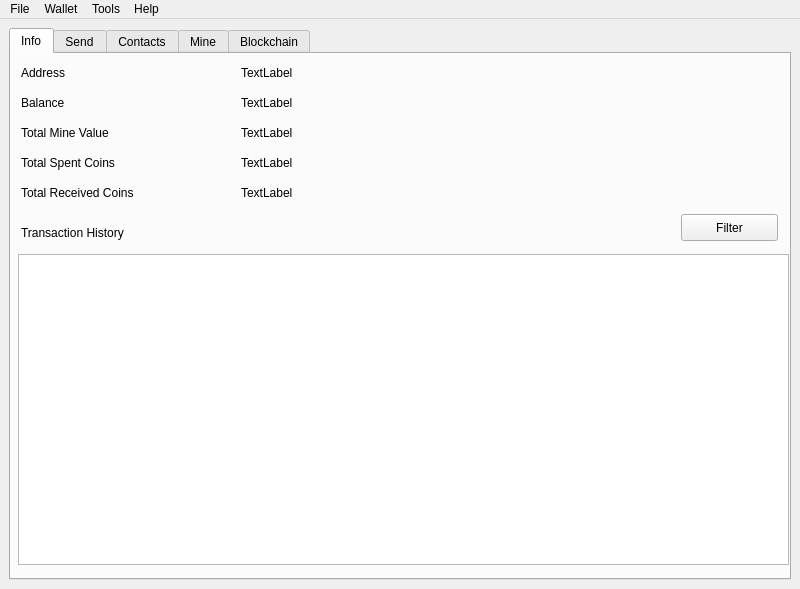
<?xml version="1.0" encoding="UTF-8"?>
<ui version="4.0">
 <class>MainWindow</class>
 <widget class="QMainWindow" name="MainWindow">
  <property name="geometry">
   <rect>
    <x>0</x>
    <y>0</y>
    <width>800</width>
    <height>589</height>
   </rect>
  </property>
  <property name="windowTitle">
   <string>MainWindow</string>
  </property>
  <property name="windowIcon">
   <iconset resource="icons/icons.qrc">
    <normaloff>:/windowIcon/coinami.png</normaloff>:/windowIcon/coinami.png</iconset>
  </property>
  <property name="styleSheet">
   <string notr="true"/>
  </property>
  <widget class="QWidget" name="centralwidget">
   <property name="styleSheet">
    <string notr="true"/>
   </property>
   <layout class="QVBoxLayout" name="verticalLayout">
    <item>
     <widget class="QTabWidget" name="tabWidget">
      <property name="styleSheet">
       <string notr="true"/>
      </property>
      <property name="currentIndex">
       <number>0</number>
      </property>
      <widget class="QWidget" name="infoTab">
       <attribute name="title">
        <string>Info</string>
       </attribute>
       <widget class="QLabel" name="label_5">
        <property name="geometry">
         <rect>
          <x>10</x>
          <y>10</y>
          <width>211</width>
          <height>18</height>
         </rect>
        </property>
        <property name="text">
         <string>Address</string>
        </property>
       </widget>
       <widget class="QLabel" name="infoAddressText">
        <property name="geometry">
         <rect>
          <x>230</x>
          <y>10</y>
          <width>541</width>
          <height>18</height>
         </rect>
        </property>
        <property name="text">
         <string>TextLabel</string>
        </property>
       </widget>
       <widget class="QLabel" name="label_7">
        <property name="geometry">
         <rect>
          <x>10</x>
          <y>40</y>
          <width>211</width>
          <height>18</height>
         </rect>
        </property>
        <property name="text">
         <string>Balance</string>
        </property>
       </widget>
       <widget class="QLabel" name="infoBalanceText">
        <property name="geometry">
         <rect>
          <x>230</x>
          <y>40</y>
          <width>541</width>
          <height>18</height>
         </rect>
        </property>
        <property name="text">
         <string>TextLabel</string>
        </property>
       </widget>
       <widget class="QLabel" name="label_9">
        <property name="geometry">
         <rect>
          <x>10</x>
          <y>70</y>
          <width>211</width>
          <height>18</height>
         </rect>
        </property>
        <property name="text">
         <string>Total Mine Value</string>
        </property>
       </widget>
       <widget class="QLabel" name="infoMineText">
        <property name="geometry">
         <rect>
          <x>230</x>
          <y>70</y>
          <width>541</width>
          <height>18</height>
         </rect>
        </property>
        <property name="text">
         <string>TextLabel</string>
        </property>
       </widget>
       <widget class="QLabel" name="label_11">
        <property name="geometry">
         <rect>
          <x>10</x>
          <y>100</y>
          <width>211</width>
          <height>18</height>
         </rect>
        </property>
        <property name="text">
         <string>Total Spent Coins</string>
        </property>
       </widget>
       <widget class="QLabel" name="infoSpendText">
        <property name="geometry">
         <rect>
          <x>230</x>
          <y>100</y>
          <width>541</width>
          <height>18</height>
         </rect>
        </property>
        <property name="text">
         <string>TextLabel</string>
        </property>
       </widget>
       <widget class="QLabel" name="infoReceivedText">
        <property name="geometry">
         <rect>
          <x>230</x>
          <y>130</y>
          <width>541</width>
          <height>18</height>
         </rect>
        </property>
        <property name="text">
         <string>TextLabel</string>
        </property>
       </widget>
       <widget class="QLabel" name="label_14">
        <property name="geometry">
         <rect>
          <x>10</x>
          <y>130</y>
          <width>211</width>
          <height>18</height>
         </rect>
        </property>
        <property name="text">
         <string>Total Received Coins</string>
        </property>
       </widget>
       <widget class="QLabel" name="label_15">
        <property name="geometry">
         <rect>
          <x>10</x>
          <y>170</y>
          <width>211</width>
          <height>18</height>
         </rect>
        </property>
        <property name="text">
         <string>Transaction History</string>
        </property>
       </widget>
       <widget class="QPushButton" name="infoFilterButton">
        <property name="geometry">
         <rect>
          <x>670</x>
          <y>160</y>
          <width>97</width>
          <height>27</height>
         </rect>
        </property>
        <property name="text">
         <string>Filter</string>
        </property>
       </widget>
       <widget class="QTableView" name="infoTxTable">
        <property name="geometry">
         <rect>
          <x>7</x>
          <y>200</y>
          <width>771</width>
          <height>311</height>
         </rect>
        </property>
       </widget>
      </widget>
      <widget class="QWidget" name="sendTab">
       <attribute name="title">
        <string>Send</string>
       </attribute>
       <widget class="QPushButton" name="sendButton">
        <property name="geometry">
         <rect>
          <x>270</x>
          <y>10</y>
          <width>101</width>
          <height>41</height>
         </rect>
        </property>
        <property name="font">
         <font>
          <family>Ubuntu</family>
          <pointsize>10</pointsize>
          <weight>50</weight>
          <italic>false</italic>
          <bold>false</bold>
         </font>
        </property>
        <property name="styleSheet">
         <string notr="true"/>
        </property>
        <property name="text">
         <string>Send</string>
        </property>
       </widget>
       <widget class="QLineEdit" name="sendAddressEdit">
        <property name="geometry">
         <rect>
          <x>20</x>
          <y>10</y>
          <width>231</width>
          <height>41</height>
         </rect>
        </property>
        <property name="font">
         <font>
          <family>Ubuntu</family>
          <pointsize>10</pointsize>
          <weight>50</weight>
          <italic>false</italic>
          <bold>false</bold>
         </font>
        </property>
        <property name="toolTip">
         <string>&lt;html&gt;&lt;head/&gt;&lt;body&gt;&lt;p&gt;Coins&lt;/p&gt;&lt;/body&gt;&lt;/html&gt;</string>
        </property>
        <property name="styleSheet">
         <string notr="true"/>
        </property>
        <property name="text">
         <string/>
        </property>
        <property name="placeholderText">
         <string>Address</string>
        </property>
       </widget>
       <widget class="QLineEdit" name="sendCoinsEdit">
        <property name="geometry">
         <rect>
          <x>20</x>
          <y>110</y>
          <width>91</width>
          <height>41</height>
         </rect>
        </property>
        <property name="font">
         <font>
          <family>Ubuntu</family>
          <pointsize>10</pointsize>
          <weight>50</weight>
          <italic>false</italic>
          <bold>false</bold>
         </font>
        </property>
        <property name="toolTip">
         <string>&lt;html&gt;&lt;head/&gt;&lt;body&gt;&lt;p&gt;Coins&lt;/p&gt;&lt;/body&gt;&lt;/html&gt;</string>
        </property>
        <property name="styleSheet">
         <string notr="true"/>
        </property>
        <property name="text">
         <string/>
        </property>
        <property name="placeholderText">
         <string>Coins</string>
        </property>
       </widget>
       <widget class="QLabel" name="sendBalanceLabel">
        <property name="geometry">
         <rect>
          <x>20</x>
          <y>160</y>
          <width>141</width>
          <height>18</height>
         </rect>
        </property>
        <property name="font">
         <font>
          <family>Ubuntu</family>
          <pointsize>10</pointsize>
          <weight>50</weight>
          <italic>false</italic>
          <bold>false</bold>
         </font>
        </property>
        <property name="styleSheet">
         <string notr="true"/>
        </property>
        <property name="text">
         <string>Your Balance: </string>
        </property>
       </widget>
       <widget class="QLabel" name="sendBalanceText">
        <property name="geometry">
         <rect>
          <x>180</x>
          <y>160</y>
          <width>581</width>
          <height>18</height>
         </rect>
        </property>
        <property name="font">
         <font>
          <family>Ubuntu</family>
          <pointsize>10</pointsize>
          <weight>50</weight>
          <italic>false</italic>
          <bold>false</bold>
         </font>
        </property>
        <property name="styleSheet">
         <string notr="true"/>
        </property>
        <property name="text">
         <string>Your Balance: </string>
        </property>
       </widget>
       <widget class="QTableView" name="waitingTxsTable">
        <property name="geometry">
         <rect>
          <x>7</x>
          <y>240</y>
          <width>771</width>
          <height>261</height>
         </rect>
        </property>
        <property name="styleSheet">
         <string notr="true"/>
        </property>
       </widget>
       <widget class="QLabel" name="sendBalanceText_2">
        <property name="geometry">
         <rect>
          <x>10</x>
          <y>210</y>
          <width>581</width>
          <height>18</height>
         </rect>
        </property>
        <property name="font">
         <font>
          <pointsize>10</pointsize>
         </font>
        </property>
        <property name="styleSheet">
         <string notr="true"/>
        </property>
        <property name="text">
         <string>Your waiting Transactions</string>
        </property>
       </widget>
       <widget class="QLineEdit" name="sendDescEdit">
        <property name="geometry">
         <rect>
          <x>20</x>
          <y>60</y>
          <width>231</width>
          <height>41</height>
         </rect>
        </property>
        <property name="font">
         <font>
          <family>Ubuntu</family>
          <pointsize>10</pointsize>
          <weight>50</weight>
          <italic>false</italic>
          <bold>false</bold>
         </font>
        </property>
        <property name="toolTip">
         <string>&lt;html&gt;&lt;head/&gt;&lt;body&gt;&lt;p&gt;Coins&lt;/p&gt;&lt;/body&gt;&lt;/html&gt;</string>
        </property>
        <property name="styleSheet">
         <string notr="true"/>
        </property>
        <property name="text">
         <string/>
        </property>
        <property name="placeholderText">
         <string>Description</string>
        </property>
       </widget>
      </widget>
      <widget class="QWidget" name="contactsTab">
       <attribute name="title">
        <string>Contacts</string>
       </attribute>
       <widget class="QTableView" name="contactsTableView">
        <property name="geometry">
         <rect>
          <x>7</x>
          <y>10</y>
          <width>601</width>
          <height>481</height>
         </rect>
        </property>
        <property name="styleSheet">
         <string notr="true"/>
        </property>
        <property name="editTriggers">
         <set>QAbstractItemView::AllEditTriggers</set>
        </property>
        <property name="alternatingRowColors">
         <bool>true</bool>
        </property>
        <property name="selectionMode">
         <enum>QAbstractItemView::SingleSelection</enum>
        </property>
        <property name="textElideMode">
         <enum>Qt::ElideRight</enum>
        </property>
        <attribute name="horizontalHeaderDefaultSectionSize">
         <number>100</number>
        </attribute>
        <attribute name="horizontalHeaderMinimumSectionSize">
         <number>100</number>
        </attribute>
       </widget>
       <widget class="QPushButton" name="addContactButton">
        <property name="geometry">
         <rect>
          <x>620</x>
          <y>20</y>
          <width>151</width>
          <height>41</height>
         </rect>
        </property>
        <property name="text">
         <string>Add</string>
        </property>
       </widget>
       <widget class="QPushButton" name="removeContactButton">
        <property name="geometry">
         <rect>
          <x>620</x>
          <y>70</y>
          <width>151</width>
          <height>41</height>
         </rect>
        </property>
        <property name="text">
         <string>Remove</string>
        </property>
       </widget>
       <widget class="QPushButton" name="editContactButton">
        <property name="geometry">
         <rect>
          <x>620</x>
          <y>120</y>
          <width>151</width>
          <height>41</height>
         </rect>
        </property>
        <property name="text">
         <string>Edit</string>
        </property>
       </widget>
      </widget>
      <widget class="QWidget" name="mineTab">
       <attribute name="title">
        <string>Mine</string>
       </attribute>
       <widget class="QPushButton" name="mineButton">
        <property name="geometry">
         <rect>
          <x>550</x>
          <y>430</y>
          <width>221</width>
          <height>81</height>
         </rect>
        </property>
        <property name="font">
         <font>
          <family>Ubuntu</family>
          <pointsize>14</pointsize>
          <weight>50</weight>
          <italic>false</italic>
          <bold>false</bold>
         </font>
        </property>
        <property name="styleSheet">
         <string notr="true"/>
        </property>
        <property name="text">
         <string>Start Mining</string>
        </property>
        <property name="icon">
         <iconset resource="icons/icons.qrc">
          <normaloff>:/mineron/miner-on.png</normaloff>:/mineron/miner-on.png</iconset>
        </property>
        <property name="iconSize">
         <size>
          <width>32</width>
          <height>32</height>
         </size>
        </property>
       </widget>
       <widget class="QLabel" name="mineStatusText_2">
        <property name="geometry">
         <rect>
          <x>10</x>
          <y>10</y>
          <width>211</width>
          <height>21</height>
         </rect>
        </property>
        <property name="font">
         <font>
          <family>Ubuntu</family>
          <pointsize>14</pointsize>
          <weight>3</weight>
          <italic>false</italic>
          <bold>false</bold>
         </font>
        </property>
        <property name="styleSheet">
         <string notr="true">font: 25 14pt &quot;Ubuntu&quot;;</string>
        </property>
        <property name="text">
         <string>Status:</string>
        </property>
       </widget>
       <widget class="QLabel" name="label">
        <property name="geometry">
         <rect>
          <x>10</x>
          <y>170</y>
          <width>301</width>
          <height>18</height>
         </rect>
        </property>
        <property name="styleSheet">
         <string notr="true"/>
        </property>
        <property name="text">
         <string>Blocks that are mined by you</string>
        </property>
       </widget>
       <widget class="QTreeWidget" name="mineTree">
        <property name="geometry">
         <rect>
          <x>7</x>
          <y>200</y>
          <width>771</width>
          <height>221</height>
         </rect>
        </property>
        <property name="styleSheet">
         <string notr="true"/>
        </property>
        <property name="animated">
         <bool>true</bool>
        </property>
        <property name="expandsOnDoubleClick">
         <bool>false</bool>
        </property>
        <attribute name="headerCascadingSectionResizes">
         <bool>false</bool>
        </attribute>
        <attribute name="headerDefaultSectionSize">
         <number>150</number>
        </attribute>
        <attribute name="headerHighlightSections">
         <bool>false</bool>
        </attribute>
        <attribute name="headerMinimumSectionSize">
         <number>100</number>
        </attribute>
        <attribute name="headerStretchLastSection">
         <bool>false</bool>
        </attribute>
        <column>
         <property name="text">
          <string notr="true">1</string>
         </property>
        </column>
       </widget>
       <widget class="QTextEdit" name="mineStatusEdit">
        <property name="geometry">
         <rect>
          <x>10</x>
          <y>40</y>
          <width>761</width>
          <height>111</height>
         </rect>
        </property>
        <property name="readOnly">
         <bool>true</bool>
        </property>
       </widget>
       <widget class="QPushButton" name="mineClearButton">
        <property name="geometry">
         <rect>
          <x>670</x>
          <y>160</y>
          <width>97</width>
          <height>27</height>
         </rect>
        </property>
        <property name="text">
         <string>Clear</string>
        </property>
       </widget>
       <widget class="QPushButton" name="mineGenomeButton">
        <property name="geometry">
         <rect>
          <x>610</x>
          <y>6</y>
          <width>161</width>
          <height>31</height>
         </rect>
        </property>
        <property name="text">
         <string>Reference Genome</string>
        </property>
       </widget>
      </widget>
      <widget class="QWidget" name="blockchain">
       <attribute name="title">
        <string>Blockchain</string>
       </attribute>
       <widget class="QLabel" name="label_2">
        <property name="geometry">
         <rect>
          <x>10</x>
          <y>10</y>
          <width>151</width>
          <height>31</height>
         </rect>
        </property>
        <property name="font">
         <font>
          <family>Ubuntu</family>
          <pointsize>10</pointsize>
          <weight>50</weight>
          <italic>false</italic>
          <bold>false</bold>
         </font>
        </property>
        <property name="styleSheet">
         <string notr="true"/>
        </property>
        <property name="text">
         <string>Block Count</string>
        </property>
       </widget>
       <widget class="QLabel" name="label_3">
        <property name="geometry">
         <rect>
          <x>10</x>
          <y>60</y>
          <width>171</width>
          <height>31</height>
         </rect>
        </property>
        <property name="font">
         <font>
          <family>Ubuntu</family>
          <pointsize>10</pointsize>
          <weight>50</weight>
          <italic>false</italic>
          <bold>false</bold>
         </font>
        </property>
        <property name="styleSheet">
         <string notr="true"/>
        </property>
        <property name="text">
         <string>Waiting Transactions</string>
        </property>
       </widget>
       <widget class="QLabel" name="label_4">
        <property name="geometry">
         <rect>
          <x>10</x>
          <y>110</y>
          <width>181</width>
          <height>31</height>
         </rect>
        </property>
        <property name="font">
         <font>
          <family>Ubuntu</family>
          <pointsize>10</pointsize>
          <weight>50</weight>
          <italic>false</italic>
          <bold>false</bold>
         </font>
        </property>
        <property name="styleSheet">
         <string notr="true"/>
        </property>
        <property name="text">
         <string>Number of Authorities</string>
        </property>
       </widget>
       <widget class="QLabel" name="waitingTransactionsText">
        <property name="geometry">
         <rect>
          <x>220</x>
          <y>60</y>
          <width>151</width>
          <height>31</height>
         </rect>
        </property>
        <property name="font">
         <font>
          <family>Ubuntu</family>
          <pointsize>10</pointsize>
          <weight>50</weight>
          <italic>false</italic>
          <bold>false</bold>
         </font>
        </property>
        <property name="styleSheet">
         <string notr="true"/>
        </property>
        <property name="text">
         <string>0</string>
        </property>
       </widget>
       <widget class="QLabel" name="numberOfAuthoritiesText">
        <property name="geometry">
         <rect>
          <x>220</x>
          <y>110</y>
          <width>151</width>
          <height>31</height>
         </rect>
        </property>
        <property name="font">
         <font>
          <family>Ubuntu</family>
          <pointsize>10</pointsize>
          <weight>50</weight>
          <italic>false</italic>
          <bold>false</bold>
         </font>
        </property>
        <property name="styleSheet">
         <string notr="true"/>
        </property>
        <property name="text">
         <string>0</string>
        </property>
       </widget>
       <widget class="QLabel" name="blockCountText">
        <property name="geometry">
         <rect>
          <x>220</x>
          <y>10</y>
          <width>151</width>
          <height>31</height>
         </rect>
        </property>
        <property name="font">
         <font>
          <family>Ubuntu</family>
          <pointsize>10</pointsize>
          <weight>50</weight>
          <italic>false</italic>
          <bold>false</bold>
         </font>
        </property>
        <property name="styleSheet">
         <string notr="true"/>
        </property>
        <property name="text">
         <string>0</string>
        </property>
       </widget>
       <widget class="QPushButton" name="blockchainLoadMoreButton">
        <property name="geometry">
         <rect>
          <x>680</x>
          <y>480</y>
          <width>97</width>
          <height>27</height>
         </rect>
        </property>
        <property name="styleSheet">
         <string notr="true"/>
        </property>
        <property name="text">
         <string>Load More</string>
        </property>
       </widget>
       <widget class="QTreeWidget" name="blockchainTree">
        <property name="geometry">
         <rect>
          <x>7</x>
          <y>160</y>
          <width>771</width>
          <height>311</height>
         </rect>
        </property>
        <property name="styleSheet">
         <string notr="true"/>
        </property>
        <property name="animated">
         <bool>true</bool>
        </property>
        <property name="expandsOnDoubleClick">
         <bool>false</bool>
        </property>
        <attribute name="headerCascadingSectionResizes">
         <bool>false</bool>
        </attribute>
        <attribute name="headerDefaultSectionSize">
         <number>150</number>
        </attribute>
        <attribute name="headerHighlightSections">
         <bool>false</bool>
        </attribute>
        <attribute name="headerMinimumSectionSize">
         <number>100</number>
        </attribute>
        <attribute name="headerStretchLastSection">
         <bool>false</bool>
        </attribute>
        <column>
         <property name="text">
          <string notr="true">1</string>
         </property>
        </column>
       </widget>
      </widget>
     </widget>
    </item>
   </layout>
  </widget>
  <widget class="QMenuBar" name="menubar">
   <property name="geometry">
    <rect>
     <x>0</x>
     <y>0</y>
     <width>800</width>
     <height>24</height>
    </rect>
   </property>
   <widget class="QMenu" name="menuFile">
    <property name="title">
     <string>File</string>
    </property>
    <addaction name="actionRestart"/>
    <addaction name="actionSave_Copy"/>
    <addaction name="separator"/>
    <addaction name="actionQuit"/>
   </widget>
   <widget class="QMenu" name="menuContacts">
    <property name="title">
     <string>Wallet</string>
    </property>
    <addaction name="actionNew_Contact"/>
    <addaction name="separator"/>
    <addaction name="actionAddress"/>
    <addaction name="actionSeed"/>
    <addaction name="actionPublic_Keys"/>
    <addaction name="separator"/>
    <addaction name="actionExport_History"/>
   </widget>
   <widget class="QMenu" name="menuTools">
    <property name="title">
     <string>Tools</string>
    </property>
    <addaction name="actionSign_Verify_Message"/>
    <addaction name="actionEncrpyt_Decyrpt_Message"/>
   </widget>
   <widget class="QMenu" name="menuHelp">
    <property name="title">
     <string>Help</string>
    </property>
    <addaction name="actionAbout"/>
    <addaction name="actionOfficial_Website"/>
   </widget>
   <addaction name="menuFile"/>
   <addaction name="menuContacts"/>
   <addaction name="menuTools"/>
   <addaction name="menuHelp"/>
  </widget>
  <action name="actionOpen">
   <property name="text">
    <string>Open Wallet</string>
   </property>
  </action>
  <action name="actionQuit">
   <property name="text">
    <string>Quit</string>
   </property>
  </action>
  <action name="actionRestart">
   <property name="text">
    <string>Restart</string>
   </property>
  </action>
  <action name="actionSave_Copy">
   <property name="text">
    <string>Save Copy</string>
   </property>
  </action>
  <action name="actionNew_Contact">
   <property name="text">
    <string>New Contact</string>
   </property>
  </action>
  <action name="actionAddress">
   <property name="text">
    <string>Address</string>
   </property>
  </action>
  <action name="actionSeed">
   <property name="text">
    <string>Seed</string>
   </property>
  </action>
  <action name="actionPublic_Keys">
   <property name="text">
    <string>Public Key</string>
   </property>
  </action>
  <action name="actionExport_History">
   <property name="text">
    <string>Export History</string>
   </property>
  </action>
  <action name="actionSign_Verify_Message">
   <property name="text">
    <string>Sign/Verify Message</string>
   </property>
  </action>
  <action name="actionEncrpyt_Decyrpt_Message">
   <property name="text">
    <string>Encrpyt/Decyrpt Message</string>
   </property>
  </action>
  <action name="actionAbout">
   <property name="text">
    <string>About</string>
   </property>
  </action>
  <action name="actionOfficial_Website">
   <property name="text">
    <string>Official Website</string>
   </property>
  </action>
 </widget>
 <resources>
  <include location="icons/icons.qrc"/>
 </resources>
 <connections/>
</ui>
